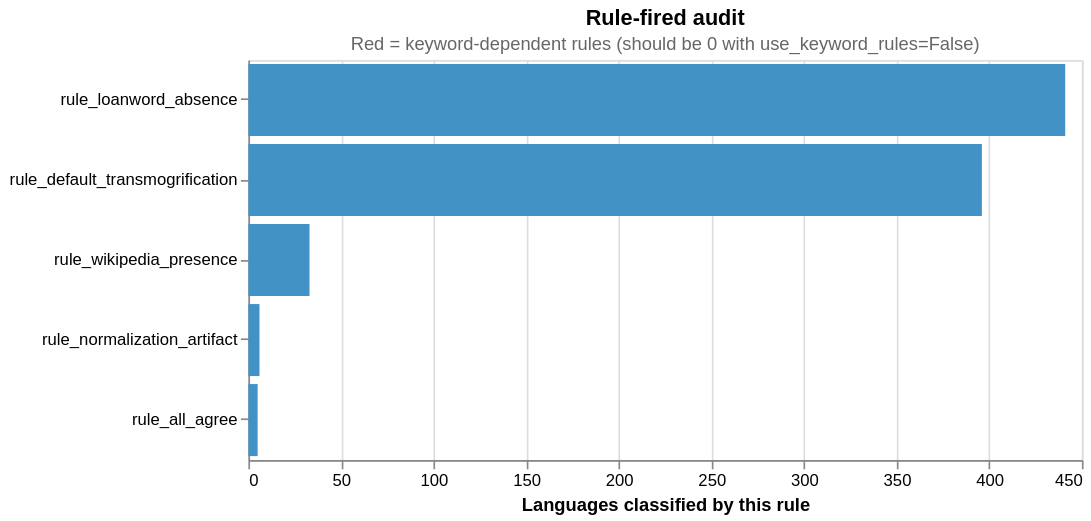

Notebook cell for this chart:
### Markdown cell above
## 5.3 Rule Audit

The `rule_fired` column records which rule in the chain produced each verdict. With keyword rules disabled, `rule_sparse_coverage_absence` and `rule_convergent_absence` must show zero counts, confirming the classification rests entirely on string features and Wikipedia.

### Code cell
KEYWORD_RULES = {'rule_sparse_coverage_absence', 'rule_convergent_absence'}

rule_counts = result_df['rule_fired'].value_counts().reset_index()
rule_counts.columns = ['rule', 'n']
rule_counts['pct'] = (rule_counts['n'] / len(result_df) * 100).round(1)
rule_counts['is_keyword'] = rule_counts['rule'].isin(KEYWORD_RULES)

print('Rules that fired (keyword rules disabled — must be 0):')
for _, r in rule_counts.iterrows():
    flag = '  ← KEYWORD RULE (should be 0)' if r['is_keyword'] else ''
    print(f"  {r['rule']:<42} {r['n']:>4}  ({r['pct']:.1f}%){flag}")

alt.Chart(rule_counts).mark_bar().encode(
    x=alt.X('n:Q', title='Languages classified by this rule'),
    y=alt.Y('rule:N', sort='-x', title=None),
    color=alt.condition(
        alt.datum.is_keyword,
        alt.value('#de2d26'),
        alt.value('#4292c6'),
    ),
    tooltip=['rule:N', 'n:Q', alt.Tooltip('pct:Q', format='.1f', title='%')],
).properties(
    width=500, height=240,
    title=alt.TitleParams(
        'Rule-fired audit',
        subtitle='Red = keyword-dependent rules (should be 0 with use_keyword_rules=False)',
        subtitleColor='#666', subtitleFontSize=11,
    ),
)

### Figure 1 — Vega specification as saved in the notebook (floating-point values rounded to 4 significant figures)
{"$schema": "https://vega.github.io/schema/vega/v6.json", "data": [{"name": "source_0"}, {"name": "data_0", "values": [{"is_keyword": false, "n": 441, "n_end": 441.0, "n_start": 0.0, "pct": 50.1, "rule": "rule_loanword_absence"}, {"is_keyword": false, "n": 396, "n_end": 396.0, "n_start": 0.0, "pct": 44.9, "rule": "rule_default_transmogrification"}, {"is_keyword": false, "n": 33, "n_end": 33.0, "n_start": 0.0, "pct": 3.7, "rule": "rule_wikipedia_presence"}, {"is_keyword": false, "n": 6, "n_end": 6.0, "n_start": 0.0, "pct": 0.7, "rule": "rule_normalization_artifact"}, {"is_keyword": false, "n": 5, "n_end": 5.0, "n_start": 0.0, "pct": 0.6, "rule": "rule_all_agree"}]}, {"name": "source_0_y_domain_rule", "values": [{"rule": "rule_loanword_absence", "sort_field": 441}, {"rule": "rule_default_transmogrification", "sort_field": 396}, {"rule": "rule_wikipedia_presence", "sort_field": 33}, {"rule": "rule_normalization_artifact", "sort_field": 6}, {"rule": "rule_all_agree", "sort_field": 5}]}], "marks": [{"type": "rect", "name": "marks", "from": {"data": "data_0"}, "encode": {"update": {"x2": {"field": "n_start", "scale": "x"}, "tooltip": {"signal": "{\"rule\": isValid(datum[\"rule\"]) ? datum[\"rule\"] : \"\"+datum[\"rule\"], \"n\": format(datum[\"n\"], \"\"), \"%\": format(datum[\"pct\"], \".1f\")}"}, "x": {"field": "n_end", "scale": "x"}, "y": {"field": "rule", "scale": "y"}, "height": {"signal": "max(0.25, bandwidth('y'))"}, "fill": [{"value": "#de2d26", "test": "datum.is_keyword"}, {"value": "#4292c6"}]}}, "style": ["bar"]}], "scales": [{"name": "x", "type": "linear", "domain": {"data": "data_0", "fields": ["n_start", "n_end"]}, "range": [0, {"signal": "width"}], "nice": true, "zero": true}, {"name": "y", "type": "band", "domain": {"data": "source_0_y_domain_rule", "field": "rule", "sort": {"op": "max", "field": "sort_field", "order": "descending"}}, "range": [0, {"signal": "height"}], "paddingInner": 0.1, "paddingOuter": 0.05}], "axes": [{"scale": "x", "domain": false, "zindex": 0, "gridScale": "y", "tickCount": {"signal": "ceil(width/40)"}, "ticks": false, "aria": false, "maxExtent": 0, "labels": false, "orient": "bottom", "grid": true, "minExtent": 0}, {"scale": "x", "title": "Languages classified by this rule", "labelOverlap": true, "tickCount": {"signal": "ceil(width/40)"}, "zindex": 0, "orient": "bottom", "grid": false, "labelFlush": true}, {"scale": "y", "grid": false, "zindex": 0, "orient": "left"}], "title": {"text": "Rule-fired audit", "subtitle": "Red = keyword-dependent rules (should be 0 with use_keyword_rules=False)", "subtitleFontSize": 11, "subtitleColor": "#666", "frame": "group"}, "background": "white", "padding": 5, "width": 500, "height": 240, "style": "cell"}
